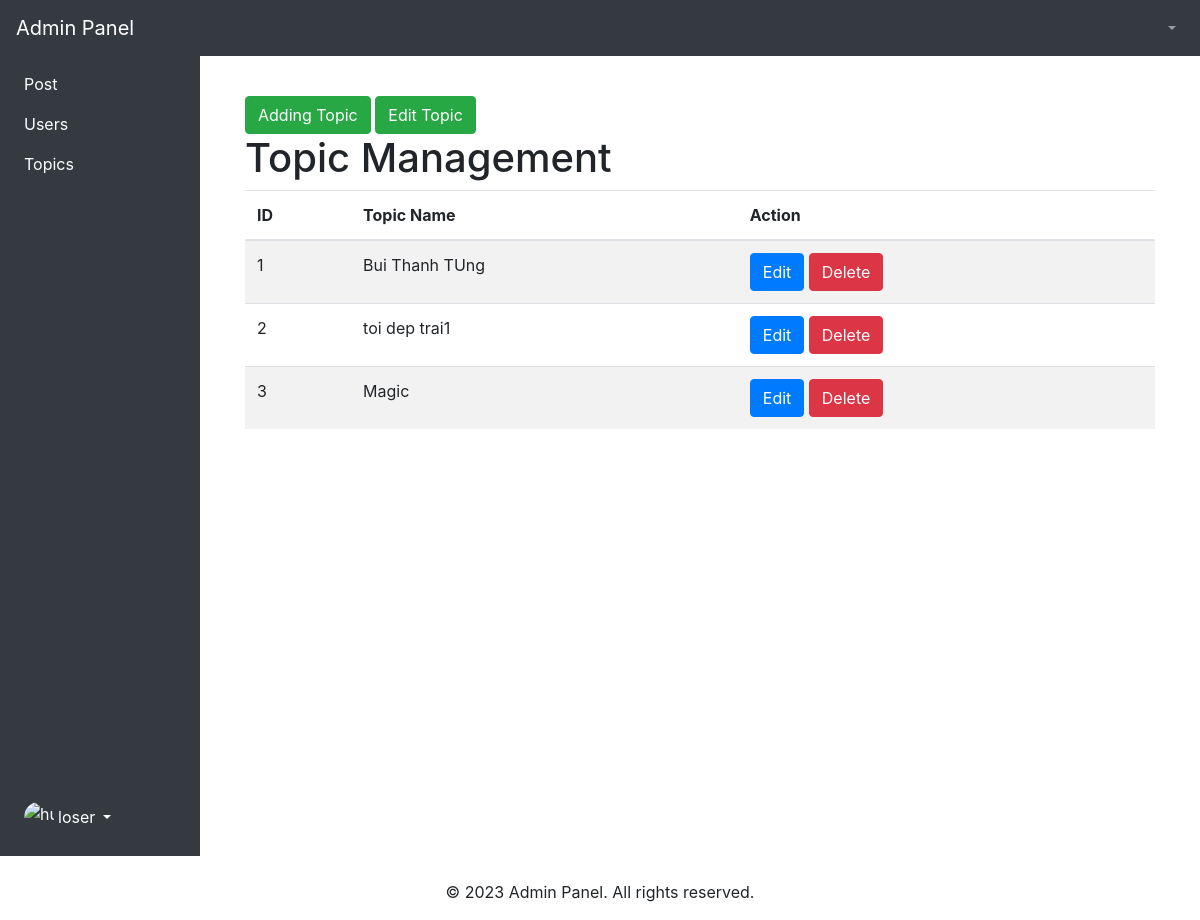
/admin/topics/index.php, run on an earlier commit of the app's database.
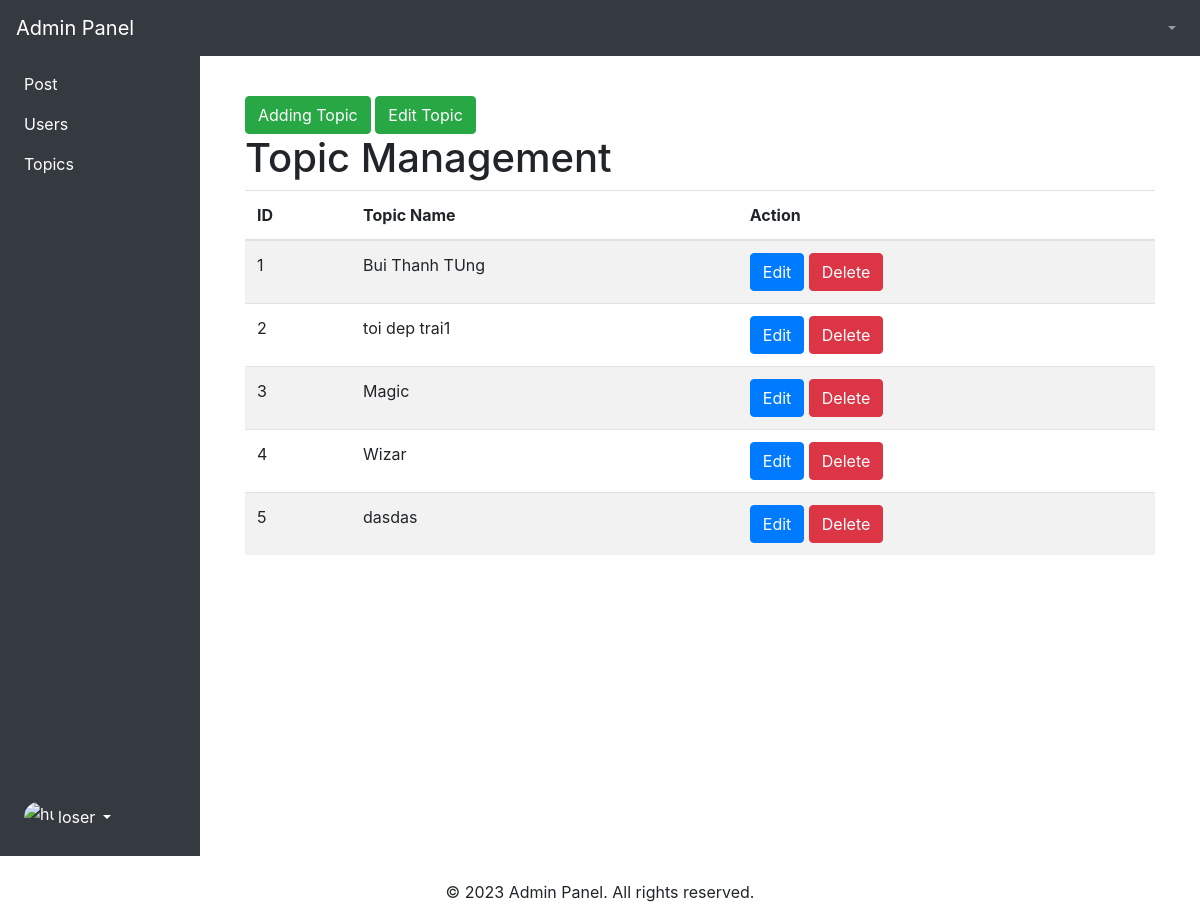
And on a later commit of the database.
### tables this page shows
CREATE TABLE IF NOT EXISTS `topics` (
  `id` int NOT NULL AUTO_INCREMENT,
  `name` varchar(1000) NOT NULL,
  `description` text NOT NULL,
  PRIMARY KEY (`id`)
);

### app/controllers/topics.php (called while the page is built, shortened)
<?php
include_once ROOT_PATH . "/app/database/db.php";
$table = 'topics';
$topics = selectAll($table);

### app/database/db.php (called while the page is built, shortened)
<?php
require('connect.php');
if (!function_exists('selectAll')) {
    function selectAll($table, $conditions = [])
    {
        global $conn;
        $sql = "SELECT * FROM $table";
        if (empty($conditions)) {
            $stmt = $conn->prepare($sql);
            $stmt->execute();
            $posts = $stmt->get_result()->fetch_all(MYSQLI_ASSOC);
            return $posts;
        }
    }
}
?>

### admin/topics/index.php (the view, shortened to what this page needs)
<?php
include_once ROOT_PATH . "/app/include/adminHeader.php";
include_once ROOT_PATH . "/app/controllers/topics.php";
?>
<?php
include_once ROOT_PATH . "/app/include/adminSidebars.php";
?>
<div class="col py-3">
    <div class="container mt-4">
        <div class="container">
        <a href="create.php" class="btn btn-success">Adding Topic</a>
            <a href="edit.php" class="btn btn-success">Edit Topic</a>
            <h1>Topic Management</h1>
        <table class="table table-striped">
            <thead>
                <tr>
                    <th>ID</th>
                    <th>Topic Name</th>
                    <th>Action</th>
                </tr>
            </thead>
            <tbody>
<?php foreach($topics as $key =>$topic):?>
                <tr>
                    <td><?php echo $key+1; ?></td>
                    <td><?php echo $topic['name']; ?></td>
                    <td>
                        <a href="edit.php?id=<?php echo $topic['id']; ?> " class="btn btn-primary">Edit</a>
                        <a href="index.php?del_id=<?php echo $topic['id']; ?> " class="btn btn-danger">Delete</a>
                    </td>
                </tr>
                <?php endforeach;?>
            </tbody>
        </table>
        </div>
    </div>
</div>
</div>
</div>
<?php
include_once ROOT_PATH . "/app/include/adminFooter.php";
?>

What changed in the data, as far as the page shows it:
added topics: name "Wizar"
added topics: name "dasdas"
